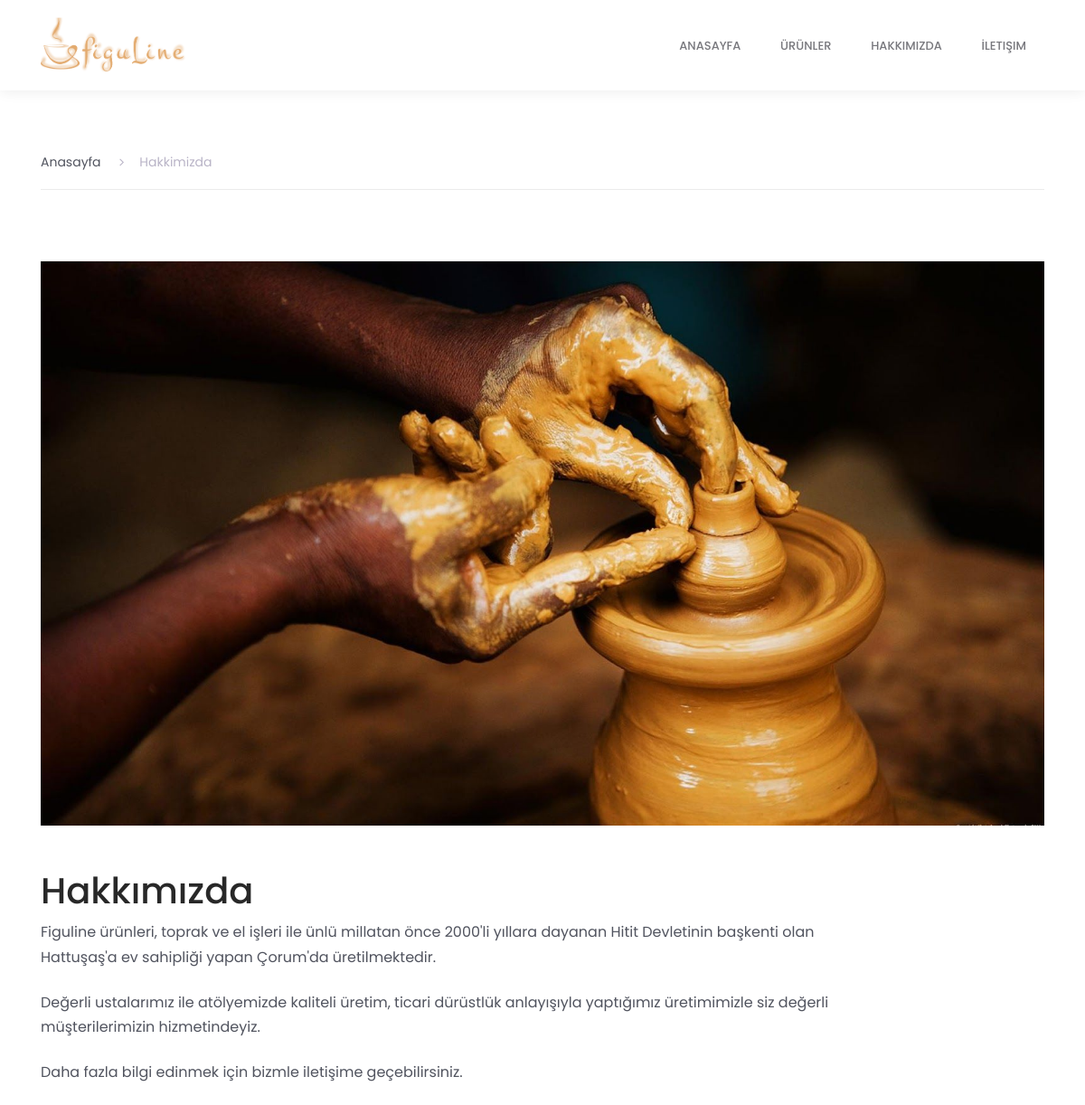
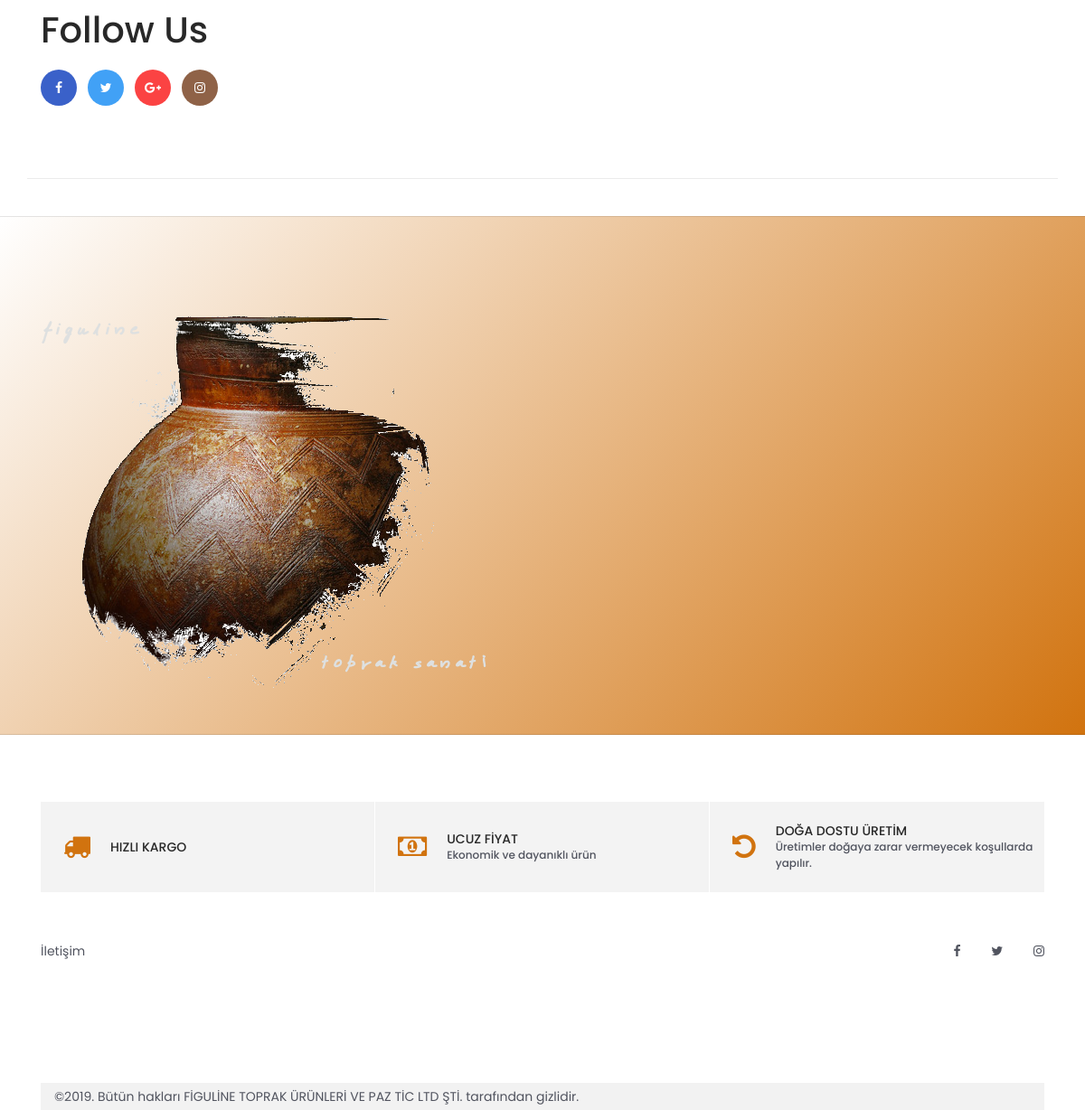
Screenshot of /hakkimizda/ with the database file from the repository (2 pictures, top to bottom).
### model/models.py (models this page shows, shortened)
class about(models.Model):
    about_id = models.AutoField(primary_key=True)
    image = models.ImageField(verbose_name="Hakkımızda image")
    text1 = models.CharField(max_length=1000,verbose_name="Hakkımızda yazı 1 ")
    text2 = models.CharField(max_length=1000,verbose_name="Hakkımızda yazı 2 ")
    text3 = models.CharField(max_length=1000,verbose_name="Hakkımızda yazı 3 ")

### comlek/views.py (the view)
# urls.py: url(r'^hakkimizda/', views.aboutview, name="aboutus"),
def aboutview(request):
    aboutModel = about.objects.all()
    return render(request,'about.html',{'about':aboutModel})

### templates/about.html (shortened to what this page needs)
{% extends 'base.html' %}
{% load static %}
{% block externalCSS %}
    <link rel="stylesheet" type="text/css" href="{% static 'styles/contact_styles.css' %}">
    <link rel="stylesheet" type="text/css" href="{% static 'styles/contact_responsive.css' %}">
{% endblock %}
{% block contain %}
    {% for abo in about %}
	<div class="container contact_container">
		<div class="row">
			<div class="col">
				<div class="breadcrumbs d-flex flex-row align-items-center">
					<ul>
						<li><a href="{% url 'home' %}">Anasayfa</a></li>
						<li class="active"><a href="{% url 'aboutus' %}"><i class="fa fa-angle-right" aria-hidden="true"></i>Hakkimizda</a></li>
					</ul>
				</div>
			</div>
		</div>
		<div class="row">
			<div class="col">
				<img  style="width: 100%" src="{{ abo.image.url }}">
			</div>
		</div>
		<div class="row" style="margin-top: 3rem;">
			<div class="col-lg-10 contact_col">
				<div class="contact_contents">
					<h1>Hakkımızda</h1>
					<p>{{ abo.text1 }}</p>
                    <br>
					<p>{{ abo.text2 }}</p>
					<br>
                    <p>{{ abo.text3 }}</p>
				</div>
				<div class="follow_us_contents">
					<h1>Follow Us</h1>
					<ul class="social d-flex flex-row">
						<li><a href="#" style="background-color: #3a61c9"><i class="fa fa-facebook" aria-hidden="true"></i></a></li>
						<li><a href="#" style="background-color: #41a1f6"><i class="fa fa-twitter" aria-hidden="true"></i></a></li>
						<li><a href="#" style="background-color: #fb4343"><i class="fa fa-google-plus" aria-hidden="true"></i></a></li>
						<li><a href="#" style="background-color: #8f6247"><i class="fa fa-instagram" aria-hidden="true"></i></a></li>
					</ul>
				</div>
			</div>
		</div>
	</div>
    {% endfor %}
{% endblock %}

### static/styles/main_styles.css (style rules this page uses)
* { margin: 0; padding: 0; }
body { font-family: 'Poppins', sans-serif; font-size: 14px; line-height: 23px; font-weight: 400; background: #FFFFFF; color: #1e1e27; }
div { display: block; position: relative; -webkit-box-sizing: border-box; -moz-box-sizing: border-box; box-sizing: border-box; }
ul { list-style: none; margin-bottom: 0px; }
p { font-family: 'Poppins', sans-serif; font-size: 14px; line-height: 1.7; font-weight: 500; color: #989898; -webkit-font-smoothing: antialiased; -webkit-text-shadow: rgba(0,0,0,.01) 0 0 1px; text-shadow: rgba(0,0,0,.01) 0 0 1px; }
a, a:hover, a:visited, a:active, a:link { text-decoration: none; -webkit-font-smoothing: antialiased; -webkit-text-shadow: rgba(0,0,0,.01) 0 0 1px; text-shadow: rgba(0,0,0,.01) 0 0 1px; }
h1 { font-size: 72px; }
h1, h2, h3, h4, h5, h6 { color: #282828; -webkit-font-smoothing: antialiased; -webkit-text-shadow: rgba(0,0,0,.01) 0 0 1px; text-shadow: rgba(0,0,0,.01) 0 0 1px; }

### static/styles/contact_styles.css (style rules this page uses)
* { margin: 0; padding: 0; }
body { font-family: 'Poppins', sans-serif; font-size: 14px; line-height: 23px; font-weight: 400; background: #FFFFFF; color: #1e1e27; }
div { display: block; position: relative; -webkit-box-sizing: border-box; -moz-box-sizing: border-box; box-sizing: border-box; }
ul { list-style: none; margin-bottom: 0px; }
p { font-family: 'Poppins', sans-serif; font-size: 14px; line-height: 1.7; font-weight: 500; color: #51545f; -webkit-font-smoothing: antialiased; -webkit-text-shadow: rgba(0,0,0,.01) 0 0 1px; text-shadow: rgba(0,0,0,.01) 0 0 1px; }
a, a:hover, a:visited, a:active, a:link { text-decoration: none; -webkit-font-smoothing: antialiased; -webkit-text-shadow: rgba(0,0,0,.01) 0 0 1px; text-shadow: rgba(0,0,0,.01) 0 0 1px; }
h1 { font-size: 72px; }
h1, h2, h3, h4, h5, h6 { font-family: 'Poppins', sans-serif; color: #282828; -webkit-font-smoothing: antialiased; -webkit-text-shadow: rgba(0,0,0,.01) 0 0 1px; text-shadow: rgba(0,0,0,.01) 0 0 1px; }
.breadcrumbs { width: 100%; height: 60px; border-bottom: solid 1px #ebebeb; margin-bottom: 79px; }
.breadcrumbs ul li { display: inline-block; margin-right: 17px; }
.breadcrumbs ul li.active a { color: #b9b4c7; }
.breadcrumbs ul li i { margin-right: 17px; }
.breadcrumbs ul li a { color: #51545f; }
.contact_container { margin-top: 150px; padding-bottom: 80px; border-bottom: solid 1px #ebebeb; }
.contact_contents { padding-right: 30px; }
.contact_contents h1, .follow_us_contents h1, .get_in_touch_contents h1 { font-size: 40px; font-weight: 500; }
.contact_contents p, .get_in_touch_contents p { font-size: 16px; font-weight: 400; margin-bottom: 0px; }
.follow_us_contents { margin-top: 32px; }
.social { margin-top: 20px; }
.social li { margin-right: 12px; }
.social li:last-child { margin-right: 0px; }
.social li a { display: -webkit-box; display: -moz-box; display: -ms-flexbox; display: -webkit-flex; display: flex; flex-direction: column; justify-content: center; align-items: center; width: 40px; height: 40px; border-radius: 50%; -webkit-transition: all 300ms ease; -moz-transition: all 300ms ease; -ms-transition: all 300ms ease; -o-transition: all 300ms ease; transition: all 300ms ease; }
.social li a i { color: #FFFFFF; }

### rows the page displays
about: image (picture), text1 "Figuline ürünleri, toprak ve el işleri ile ünlü millatan önce 2000'li yıllara dayanan Hitit Devletinin başkenti olan Hattuşaş'a ev sahipliği yapan Çorum'da üretilmektedir.", text2 "Değerli ustalarımız ile atölyemizde kaliteli üretim, ticari dürüstlük anlayışıyla yaptığımız üretimimizle siz değerli müşterilerimizin hizmetindeyiz.", text3 "Daha fazla bilgi edinmek için bizmle iletişime geçebilirsiniz."
